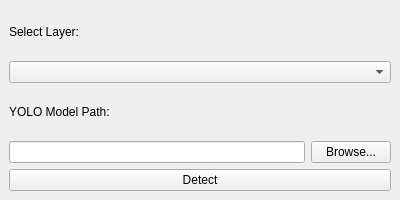
<?xml version="1.0" encoding="UTF-8"?>
<ui version="4.0">
 <class>DrypatchDockWidgetBase</class>
 <widget class="QDockWidget" name="DrypatchDockWidgetBase">
  <property name="geometry">
   <rect>
    <x>0</x>
    <y>0</y>
    <width>400</width>
    <height>200</height>
   </rect>
  </property>
  <property name="windowTitle">
   <string>Dry Patch Detector</string>
  </property>
  <widget class="QWidget" name="dockWidgetContents">
   <layout class="QVBoxLayout" name="verticalLayout">
    <item>
     <widget class="QLabel" name="layerLabel">
      <property name="text">
       <string>Select Layer:</string>
      </property>
     </widget>
    </item>
    <item>
     <widget class="QComboBox" name="layerComboBox"/>
    </item>
    <item>
     <widget class="QLabel" name="modelLabel">
      <property name="text">
       <string>YOLO Model Path:</string>
      </property>
     </widget>
    </item>
    <item>
     <layout class="QHBoxLayout" name="horizontalLayout">
      <item>
       <widget class="QLineEdit" name="modelPathLineEdit"/>
      </item>
      <item>
       <widget class="QPushButton" name="browseButton">
        <property name="text">
         <string>Browse...</string>
        </property>
       </widget>
      </item>
     </layout>
    </item>
    <item>
     <widget class="QPushButton" name="detectButton">
      <property name="text">
       <string>Detect</string>
      </property>
     </widget>
    </item>
   </layout>
  </widget>
 </widget>
 <resources/>
 <connections/>
</ui>
